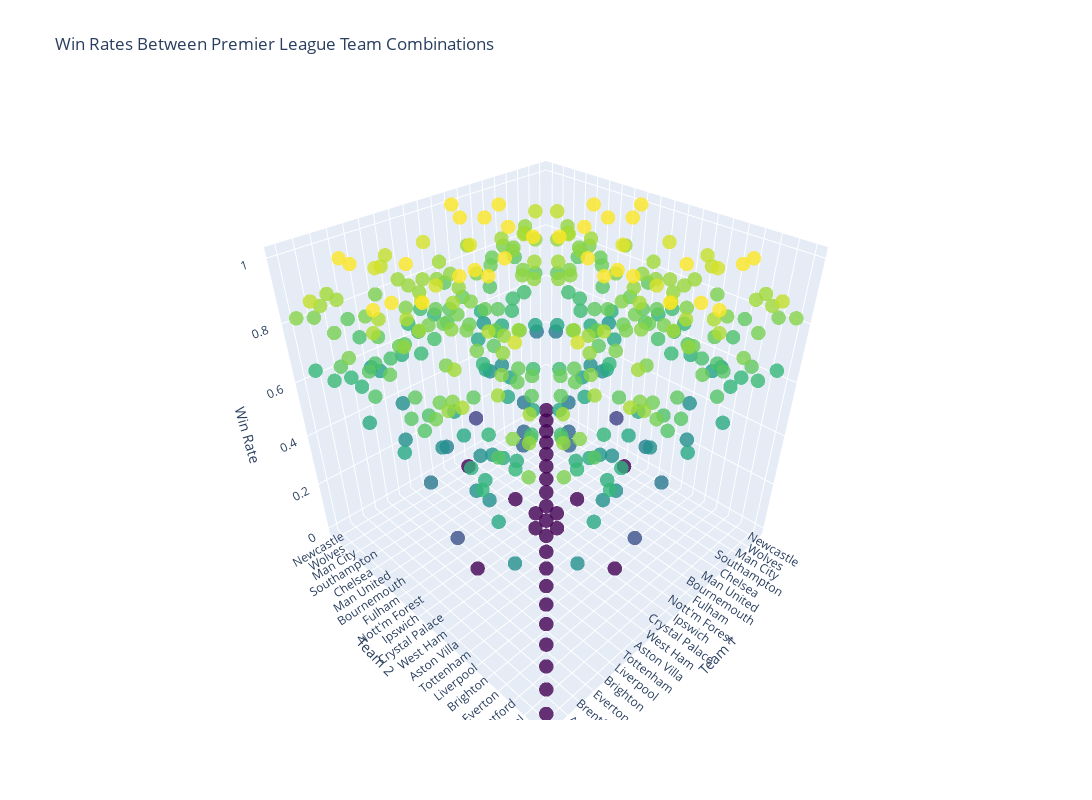

Notebook source saved alongside this figure:
### Code cell
# Initialize dictionaries to store match counts and results
match_counts = {}
win_counts = {}

# Function to update the results
def update_result(team1, team2, result):
    pair = tuple(sorted([team1, team2]))
    if pair not in match_counts:
        match_counts[pair] = 0
        win_counts[pair] = {'Win': 0, 'Loss': 0, 'Draw': 0}
    match_counts[pair] += 1
    if result == 'H':
        win_counts[pair]['Win'] += 1
    elif result == 'A':
        win_counts[pair]['Loss'] += 1
    elif result == 'D':
        win_counts[pair]['Draw'] += 1

# Iterate over each match to update counts
for index, row in sub_data.iterrows():
    home_team = row['HomeTeam']
    away_team = row['AwayTeam']
    result = row['FTR']  # Full Time Result

    # Skip rows with NaN in result
    if pd.isna(result):
        continue

    update_result(home_team, away_team, result)

# Calculate win rates
teams = list(set(sub_data['HomeTeam']).union(set(sub_data['AwayTeam'])))
win_rate_matrix = pd.DataFrame(index=teams, columns=teams, data=0.0)

for pair, results in win_counts.items():
    team1, team2 = pair
    total_matches = match_counts[pair]
    win_rate = (results['Win'] + results['Loss']) / total_matches  # Combine Win and Loss for rate calculation
    win_rate_matrix.at[team1, team2] = win_rate
    win_rate_matrix.at[team2, team1] = win_rate

# Convert to numerical indices for plotting
team_indices = {team: idx for idx, team in enumerate(teams)}
x_indices = win_rate_matrix.index.map(team_indices.get)
y_indices = win_rate_matrix.columns.map(team_indices.get)
z_values = win_rate_matrix.values.flatten()

# Prepare the data for plotting
team_pairs = [(team1, team2) for team1 in teams for team2 in teams]
x = [team_indices[team1] for team1, team2 in team_pairs]
y = [team_indices[team2] for team1, team2 in team_pairs]
z = z_values

# Create the interactive 3D scatter plot using Plotly
fig = go.Figure(data=[go.Scatter3d(
    x=x,
    y=y,
    z=z,
    mode='markers',
    marker=dict(
        size=5,
        color=z,  # set color to the win rates
        colorscale='Viridis',
        opacity=0.8
    )
)])

# Update the layout for better visualization
fig.update_layout(
    title='Win Rates Between Premier League Team Combinations',
    scene=dict(
        xaxis=dict(title='Team 1', tickmode='array', tickvals=list(team_indices.values()), ticktext=list(team_indices.keys())),
        yaxis=dict(title='Team 2', tickmode='array', tickvals=list(team_indices.values()), ticktext=list(team_indices.keys())),
        zaxis=dict(title='Win Rate')
    ),
    width=1200,
    height=800
)

# Show the plot
fig.show()

### Figure 1 — Plotly figure (JSON) as saved in the notebook; plotly's stock layout.template omitted (floating-point values rounded to 4 significant figures; data arrays with more than 128 entries replaced by an {"elided": "..."} marker saying what was removed)
{"data": [{"marker": {"color": {"elided": "400 float values"}, "colorscale": [[0, "#440154"], [0.1111, "#482878"], [0.2222, "#3e4989"], [0.3333, "#31688e"], [0.4444, "#26828e"], [0.5556, "#1f9e89"], [0.6667, "#35b779"], [0.7778, "#6ece58"], [0.8889, "#b5de2b"], [1, "#fde725"]], "opacity": 0.8, "size": 5}, "mode": "markers", "type": "scatter3d", "x": {"elided": "400 int values"}, "y": {"elided": "400 int values"}, "z": {"elided": "400 float values"}}], "layout": {"height": 800, "scene": {"xaxis": {"tickmode": "array", "ticktext": ["Newcastle", "Wolves", "Man City", "Southampton", "Chelsea", "Man United", "Bournemouth", "Fulham", "Nott'm Forest", "Ipswich", "Crystal Palace", "West Ham", "Aston Villa", "Tottenham", "Liverpool", "Brighton", "Everton", "Brentford", "Arsenal", "Leicester"], "tickvals": [0, 1, 2, 3, 4, 5, 6, 7, 8, 9, 10, 11, 12, 13, 14, 15, 16, 17, 18, 19], "title": {"text": "Team 1"}}, "yaxis": {"tickmode": "array", "ticktext": ["Newcastle", "Wolves", "Man City", "Southampton", "Chelsea", "Man United", "Bournemouth", "Fulham", "Nott'm Forest", "Ipswich", "Crystal Palace", "West Ham", "Aston Villa", "Tottenham", "Liverpool", "Brighton", "Everton", "Brentford", "Arsenal", "Leicester"], "tickvals": [0, 1, 2, 3, 4, 5, 6, 7, 8, 9, 10, 11, 12, 13, 14, 15, 16, 17, 18, 19], "title": {"text": "Team 2"}}, "zaxis": {"title": {"text": "Win Rate"}}}, "title": {"text": "Win Rates Between Premier League Team Combinations"}, "width": 1200}}
